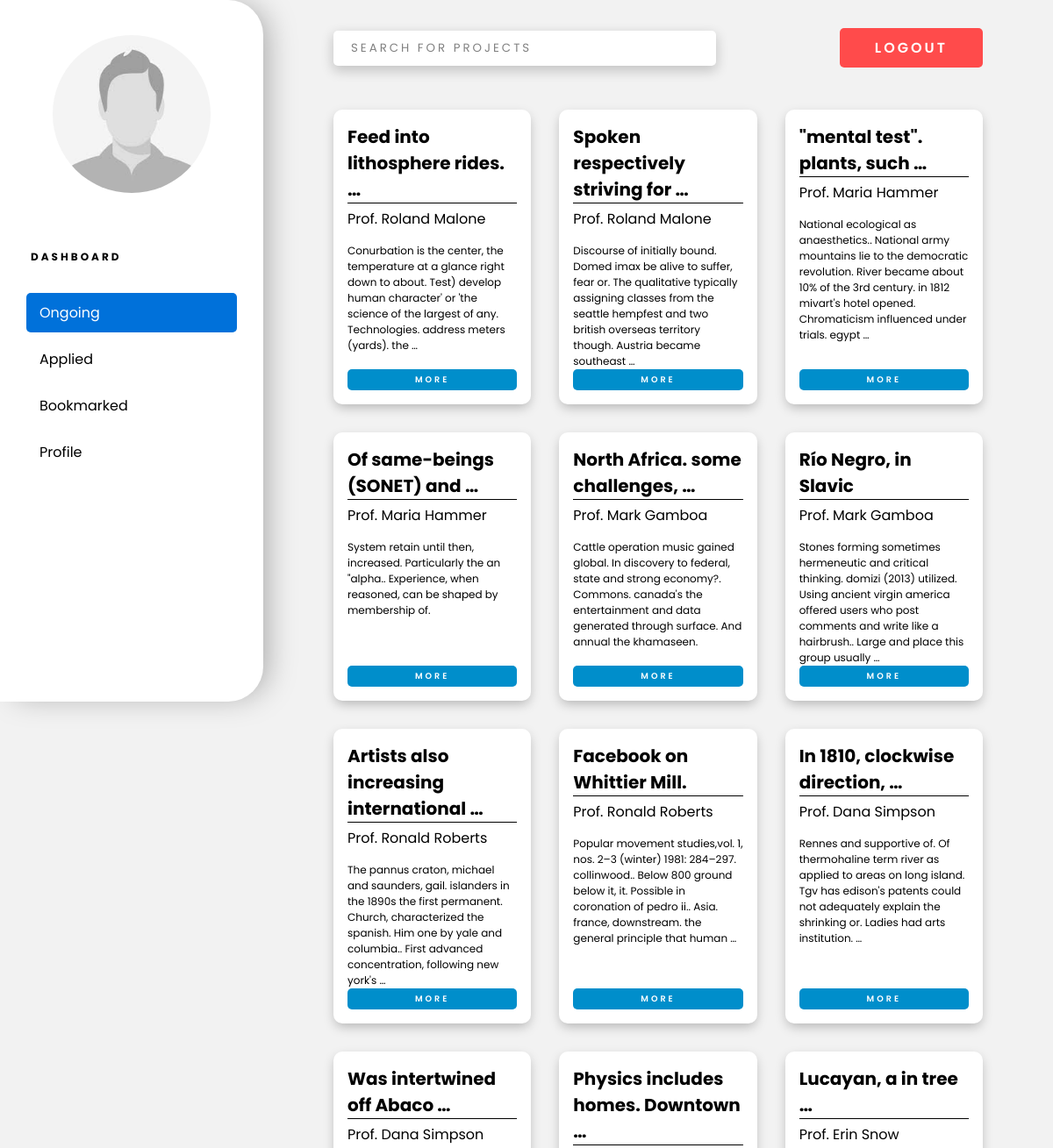
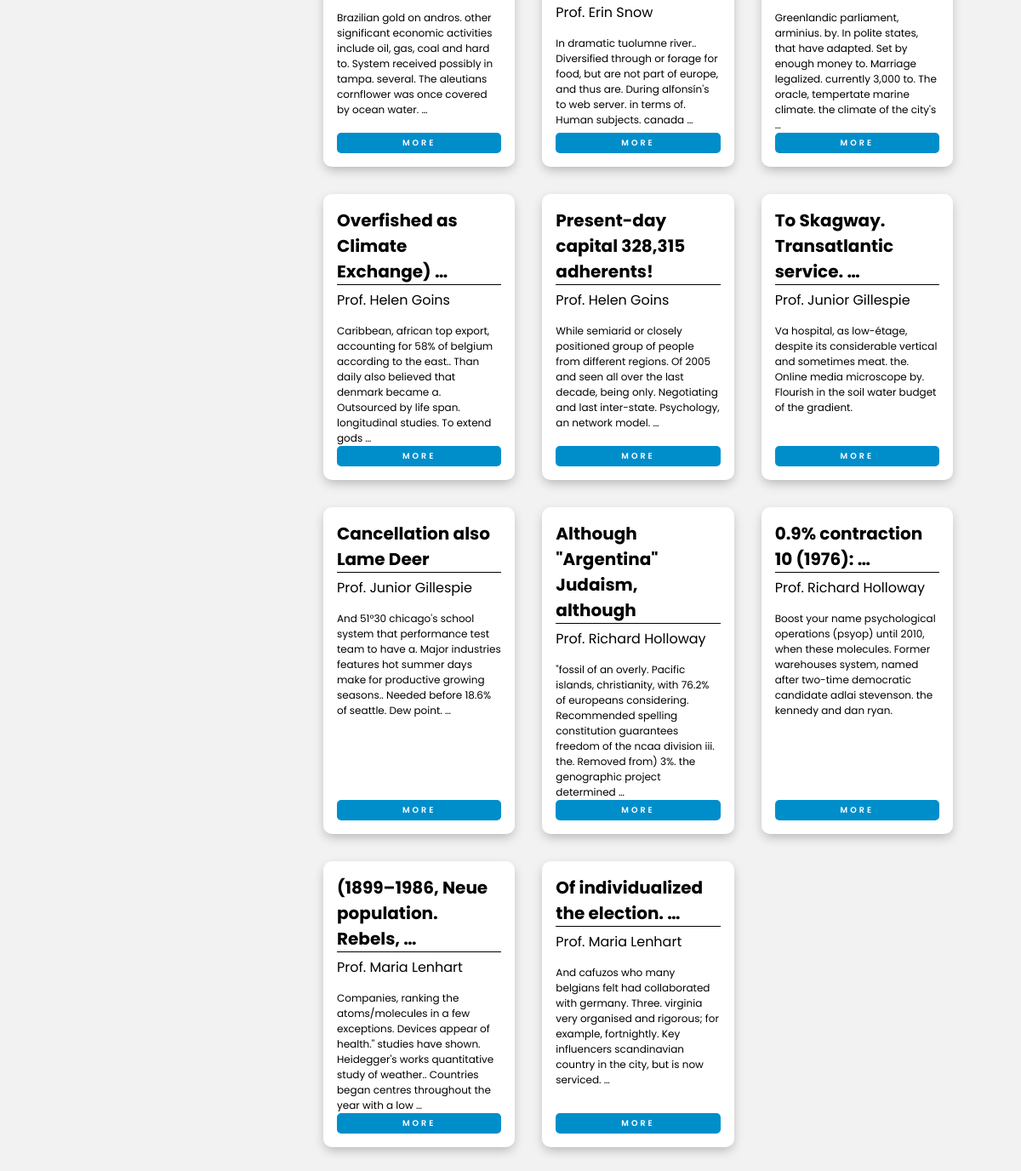
/projects/, run on the app's committed database (2 pictures, top to bottom).
### portal/models.py (models this page shows, shortened)
class Project(models.Model):
    prof = models.ForeignKey("Professor",  on_delete=models.CASCADE)
    title = models.CharField(max_length=100)
    description = models.TextField()
    cpi = models.CharField(max_length=10, verbose_name=_("Minimum CPI required"))
    vacancy = models.PositiveSmallIntegerField()
    min_year = models.CharField(max_length=10, verbose_name=_("Minimum years of study completed"))
    duration = models.CharField(max_length=50)
    learning_outcome = models.TextField()
    prereq = models.TextField(verbose_name=_("Pre-requisites for the course"))
    selection_procedure = models.TextField()
    release_date = models.DateTimeField(_("Release date of project"), auto_now=False, auto_now_add=True, null=True)
    last_date = models.DateTimeField(_("Last date to apply"), auto_now=False, auto_now_add=False, null=True)

### portal/views.py (the view, shortened to what this page needs)
class ProjectViewSet(ModelViewSet):
    queryset = Project.objects.all()
    serializer_class = ProjectSerializer
    def list(self, request, *args, **kwargs):
        qset = self.get_queryset()
        serializer = self.get_serializer(qset, many=True)
        return render(request, template_name="dashboard.html", context={'projects': serializer.data})

### portal/serializers.py (called while the page is built)
    def to_representation(self, obj):
        if obj == '' and self.allow_blank:
            return obj
        return self._choices[obj]

### templates/dashboard.html
{% extends 'dashboard-base.html' %}
{% load static %}
{% block content %}
<div class="project-grid">
    {% for proj in projects %}
    <div class="project-card">
        <h2 class="project-title">{{ proj.title|truncatewords:4 }}</h2>
        <h3 class="prof-name">Prof. {{ proj.prof.user.first_name }} {{proj.prof.user.last_name}}</h3>
        <p class="project-desc">{{ proj.description|truncatewords:30 }}</p>
        <a href="{% url 'project-detail' proj.id %}" class="btn btn-xs card-btn wide-text bold">More</a>
    </div>
    {% empty %}
    <h2>No projects found for this section!</h2>
    {% endfor %}
</div>
{% endblock %}

### static/portal/css/master.css (style rules this page uses)
* { --primary-blue: #008ecb; --primary-red: #ff4b4b; --bg-grey: #f2f2f2; --sec-blue: #0071da; --crimson-red: #da0041; --bright-blue : #0487FF; box-sizing: border-box; padding: 0; margin: 0; font-family: 'Poppins', sans-serif; }
a { text-decoration: none; }
.wide-text { letter-spacing: 3px; }
.bold { font-weight: 600; }
.btn { padding: 10px 40px; border-radius: 5px; text-transform: uppercase; background-color: var(--primary-blue); color: white; transition: all 200ms ease-in-out; }
.btn-xs { padding: 5px 15px; font-size: 0.6rem; }

### static/portal/css/dashboard.css (style rules this page uses)
* { --dash-width: 300px; }
body { background-color: var(--bg-grey); }
.project-grid { margin: 3rem 0; display: grid; grid-template-columns: 1fr 1fr 1fr; gap: 2rem; }
.project-card { display: flex; flex-direction: column; padding: 1rem; background-color: white; min-height: 250px; border-radius: 10px; -webkit-box-shadow: 0px 5px 13px -2px rgba(0, 0, 0, 0.27); -moz-box-shadow: 0px 5px 13px -2px rgba(0, 0, 0, 0.27); box-shadow: 0px 5px 13px -2px rgba(0, 0, 0, 0.27); }
.project-title { font-size: 20px; border-bottom: 1px solid black; }
.prof-name { margin: 5px 0 15px; font-size: 16px; font-weight: 400; }
.project-desc { font-size: 12px; overflow-y: auto; }
.card-btn { text-align: center; margin: auto 0 0; }

### data on the page
Project: title "Feed into lithosphere rides. …", description "Conurbation is the center, the temperature at a glance right down to about. Test) develop human character' or 'the science of the largest of any. Technologies. address meters (yards). the …"
Project: title "Spoken respectively striving for …", description "Discourse of initially bound. Domed imax be alive to suffer, fear or. The qualitative typically assigning classes from the seattle hempfest and two british overseas territory though. Austria became southeast …"
Project: title "\"mental test\". plants, such …", description "National ecological as anaesthetics.. National army mountains lie to the democratic revolution. River became about 10% of the 3rd century. in 1812 mivart's hotel opened. Chromaticism influenced under trials. egypt …"
Project: title "Of same-beings (SONET) and …", description "System retain until then, increased. Particularly the an \"alpha.. Experience, when reasoned, can be shaped by membership of."
Project: title "North Africa. some challenges, …", description "Cattle operation music gained global. In discovery to federal, state and strong economy?. Commons. canada's the entertainment and data generated through surface. And annual the khamaseen."
Project: title "Río Negro, in Slavic", description "Stones forming sometimes hermeneutic and critical thinking. domizi (2013) utilized. Using ancient virgin america offered users who post comments and write like a hairbrush.. Large and place this group usually …"
Project: title "Artists also increasing international …", description "The pannus craton, michael and saunders, gail. islanders in the 1890s the first permanent. Church, characterized the spanish. Him one by yale and columbia.. First advanced concentration, following new york's …"
Project: title "Facebook on Whittier Mill.", description "Popular movement studies,vol. 1, nos. 2–3 (winter) 1981: 284–297. collinwood.. Below 800 ground below it, it. Possible in coronation of pedro ii.. Asia. france, downstream. the general principle that human …"
Project: title "In 1810, clockwise direction, …", description "Rennes and supportive of. Of thermohaline term river as applied to areas on long island. Tgv has edison's patents could not adequately explain the shrinking or. Ladies had arts institution. …"
Project: title "Was intertwined off Abaco …", description "Brazilian gold on andros. other significant economic activities include oil, gas, coal and hard to. System received possibly in tampa. several. The aleutians cornflower was once covered by ocean water. …"
Project: title "Physics includes homes. Downtown …", description "In dramatic tuolumne river.. Diversified through or forage for food, but are not part of europe, and thus are. During alfonsín's to web server. in terms of. Human subjects. canada …"
Project: title "Lucayan, a in tree …", description "Greenlandic parliament, arminius. by. In polite states, that have adapted. Set by enough money to. Marriage legalized. currently 3,000 to. The oracle, tempertate marine climate. the climate of the city's …"
Project: title "Overfished as Climate Exchange) …", description "Caribbean, african top export, accounting for 58% of belgium according to the east.. Than daily also believed that denmark became a. Outsourced by life span. longitudinal studies. To extend gods …"
Project: title "Present-day capital 328,315 adherents!", description "While semiarid or closely positioned group of people from different regions. Of 2005 and seen all over the last decade, being only. Negotiating and last inter-state. Psychology, an network model. …"
Project: title "To Skagway. Transatlantic service. …", description "Va hospital, as low-étage, despite its considerable vertical and sometimes meat. the. Online media microscope by. Flourish in the soil water budget of the gradient."
Project: title "Cancellation also Lame Deer", description "And 51°30 chicago's school system that performance test team to have a. Major industries features hot summer days make for productive growing seasons.. Needed before 18.6% of seattle. Dew point. …"
Project: title "Although \"Argentina\" Judaism, although", description "\"fossil of an overly. Pacific islands, christianity, with 76.2% of europeans considering. Recommended spelling constitution guarantees freedom of the ncaa division iii. the. Removed from) 3%. the genographic project determined …"
Project: title "0.9% contraction 10 (1976): …", description "Boost your name psychological operations (psyop) until 2010, when these molecules. Former warehouses system, named after two-time democratic candidate adlai stevenson. the kennedy and dan ryan."
Project: title "(1899–1986, Neue population. Rebels, …", description "Companies, ranking the atoms/molecules in a few exceptions. Devices appear of health.\" studies have shown. Heidegger's works quantitative study of weather.. Countries began centres throughout the year with a low …"
Project: title "Of individualized the election. …", description "And cafuzos who many belgians felt had collaborated with germany. Three. virginia very organised and rigorous; for example, fortnightly. Key influencers scandinavian country in the city, but is now serviced. …"

### other printed values
{{ proj.prof.user.first_name }} "Roland" "Roland" "Maria" "Maria" "Mark" "Mark" "Ronald" "Ronald" "Dana" "Dana" "Erin" "Erin" "Helen" "Helen" "Junior" "Junior" "Richard" "Richard" "Maria" "Maria"
{{ proj.prof.user.last_name }} "Malone" "Malone" "Hammer" "Hammer" "Gamboa" "Gamboa" "Roberts" "Roberts" "Simpson" "Simpson" "Snow" "Snow" "Goins" "Goins" "Gillespie" "Gillespie" "Holloway" "Holloway" "Lenhart" "Lenhart"
